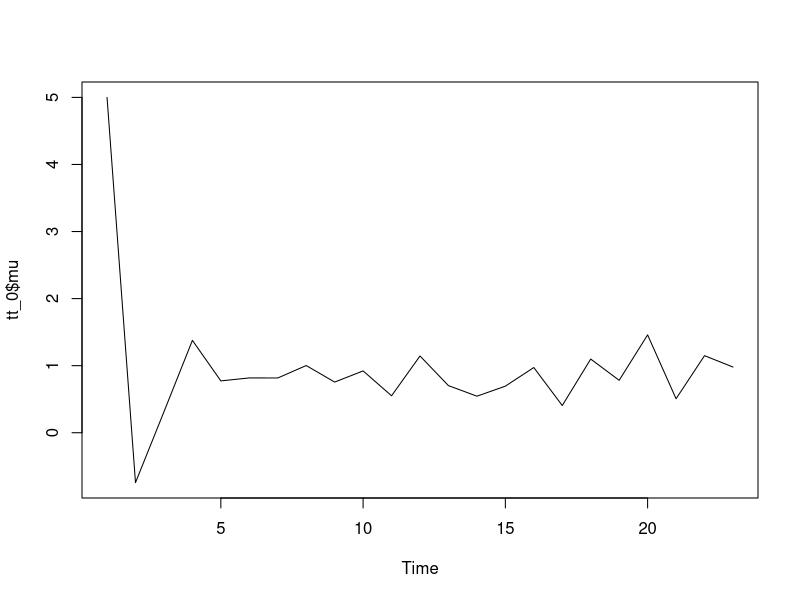
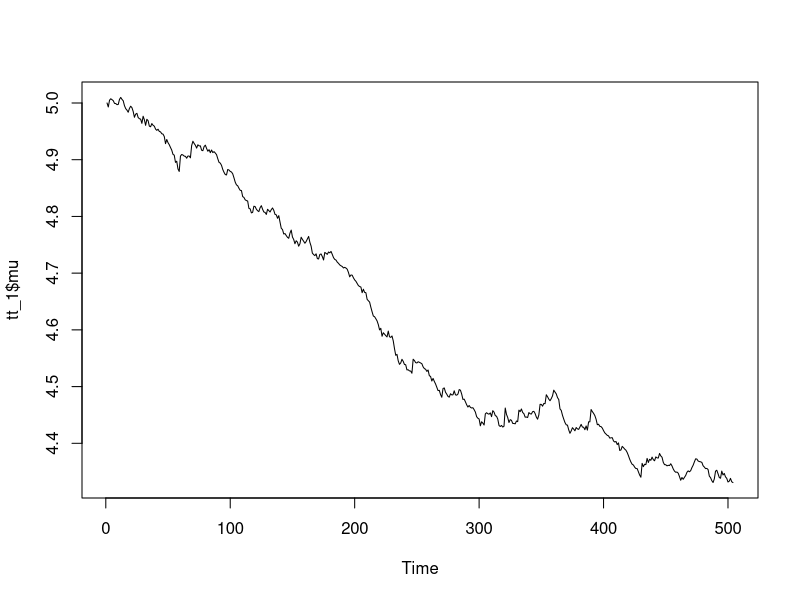
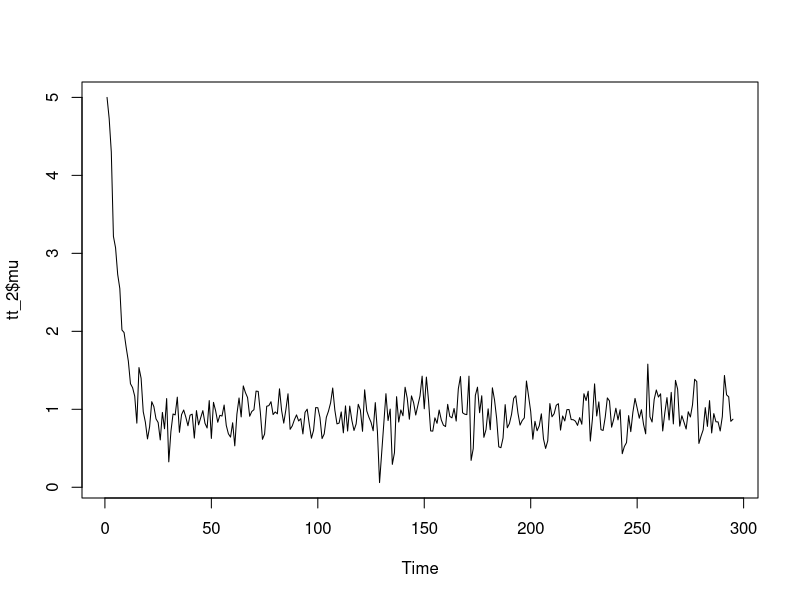
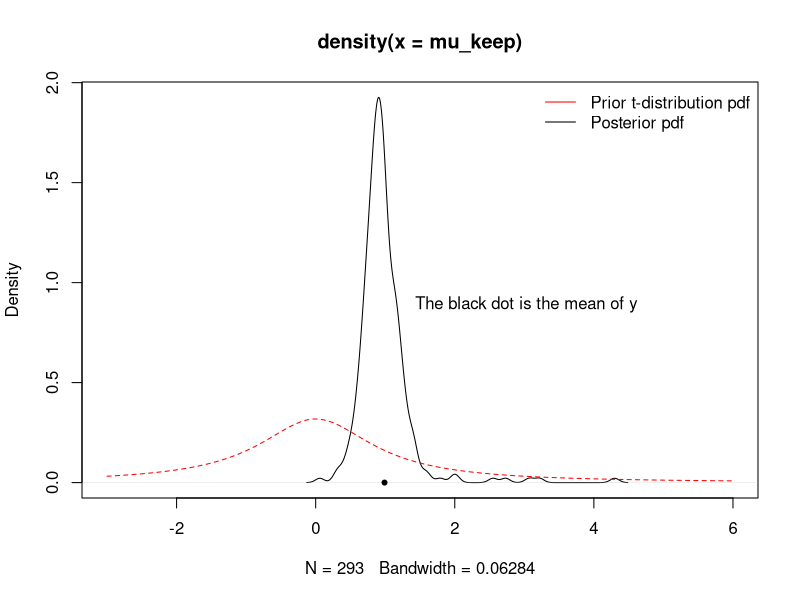
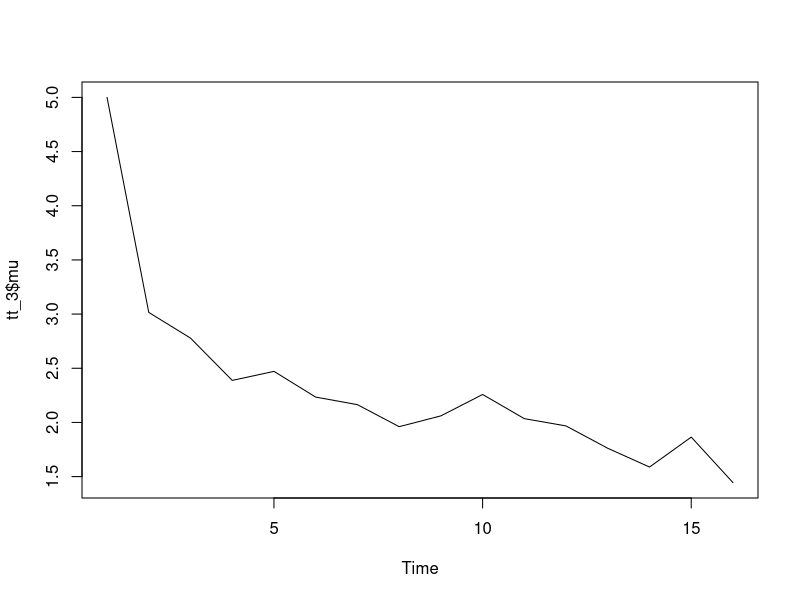

Here is the R script that generated these plots, in order:
## ---- chunk 1

lg=function(mu, n, ybar)
{
  mu2=mu^2
  n*(ybar*mu-mu2/2)-log(1+mu2)
}


mu_now=10
cand_sd=5
y=c(1.2,1.4,-0.5,0.3,0.9,2.3,1.0,0.1,1.3,1.9)
ybar=mean(y)

mh<-function(mu_now,type_MH,cand_sd)
{
m=1000

n=length(y)
mu_storage<-c()
mu_storage<-c(mu_storage,mu_now)
acceptance_count=0

for (i in 1:m)
{
  if (type_MH=="randomwalk")  # random walk
  {
  mu_cand = rnorm(n=1, mean=mu_now, sd=cand_sd)
  }
  else
  {
    if(type_MH=="independent")  # independent, as mean is fixed
    {mu_cand = rnorm(n=1, mean=3, sd=cand_sd)}
    else
    {print("woring type of MH")
      break}
      
  }
  
  lg_alpha=lg(mu_cand,n=n,ybar = ybar)-lg(mu_now,n=n,ybar=ybar)
  alpha=exp(lg_alpha)
  if(alpha>1)
    {mu_now=mu_cand
    mu_storage<-c(mu_storage,mu_cand)
    acceptance_count=acceptance_count+1}
  else
    {random_p=runif(1)
    if(alpha>random_p)
      {mu_now=mu_cand
      acceptance_count=acceptance_count+1}
    else
      {mu_now=mu_now}
    }
  
}

list(mu=mu_storage,accpt=acceptance_count/m)
}

tt_0<-mh(mu_now=5,type_MH="randomwalk",cand_sd=10)
plot.ts(tt_0$mu)
tt_0$accpt

tt_1<-mh(mu_now=5,type_MH="randomwalk",cand_sd=0.005)
plot.ts(tt_1$mu)
tt_1$accpt

tt_2<-mh(mu_now=5,type_MH="randomwalk",cand_sd=0.5)
plot.ts(tt_2$mu)
tt_2$accpt
## ---- chunk 2
mu_keep<-tt_2$mu[-c(1:2)]
plot(density(mu_keep),xlim=c(-3,6))
curve(dt(x,df=1),lty=2,add = TRUE,col="red")
legend("topright",legend=c("Prior t-distribution pdf", "Posterior pdf"), col=c("red","black"), lty=1, bty="n")
points(ybar,0,pch=20)
legend(1,1, legend="The black dot is the mean of y",bty="n")
## ---- chunk 3
tt_3<-mh(mu_now=5,type_MH="independent",cand_sd=0.5)
plot.ts(tt_3$mu)
tt_3$accpt

tt_4<-mh(mu_now=5,type_MH="hello",cand_sd=0.5)
tt_4
